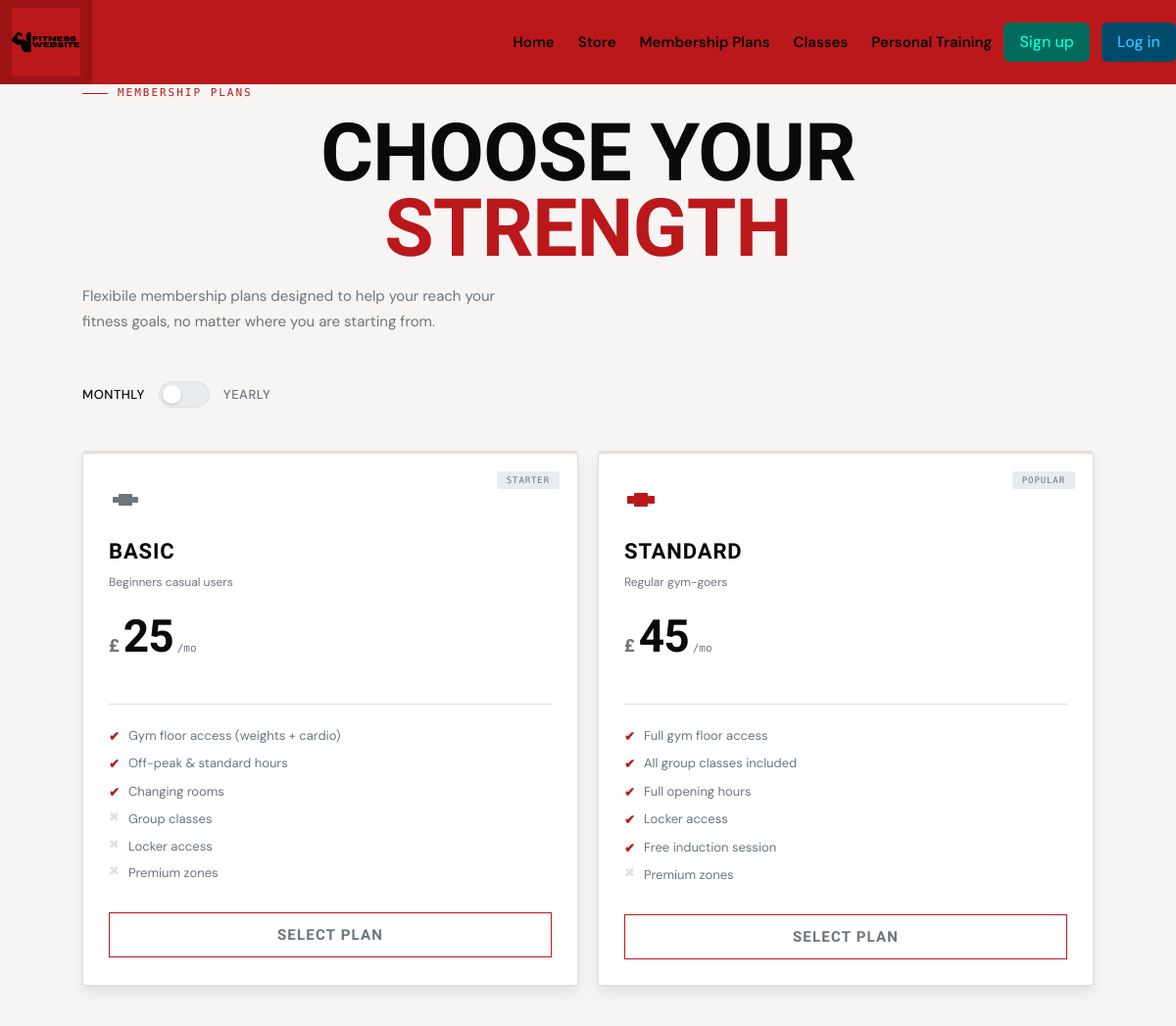
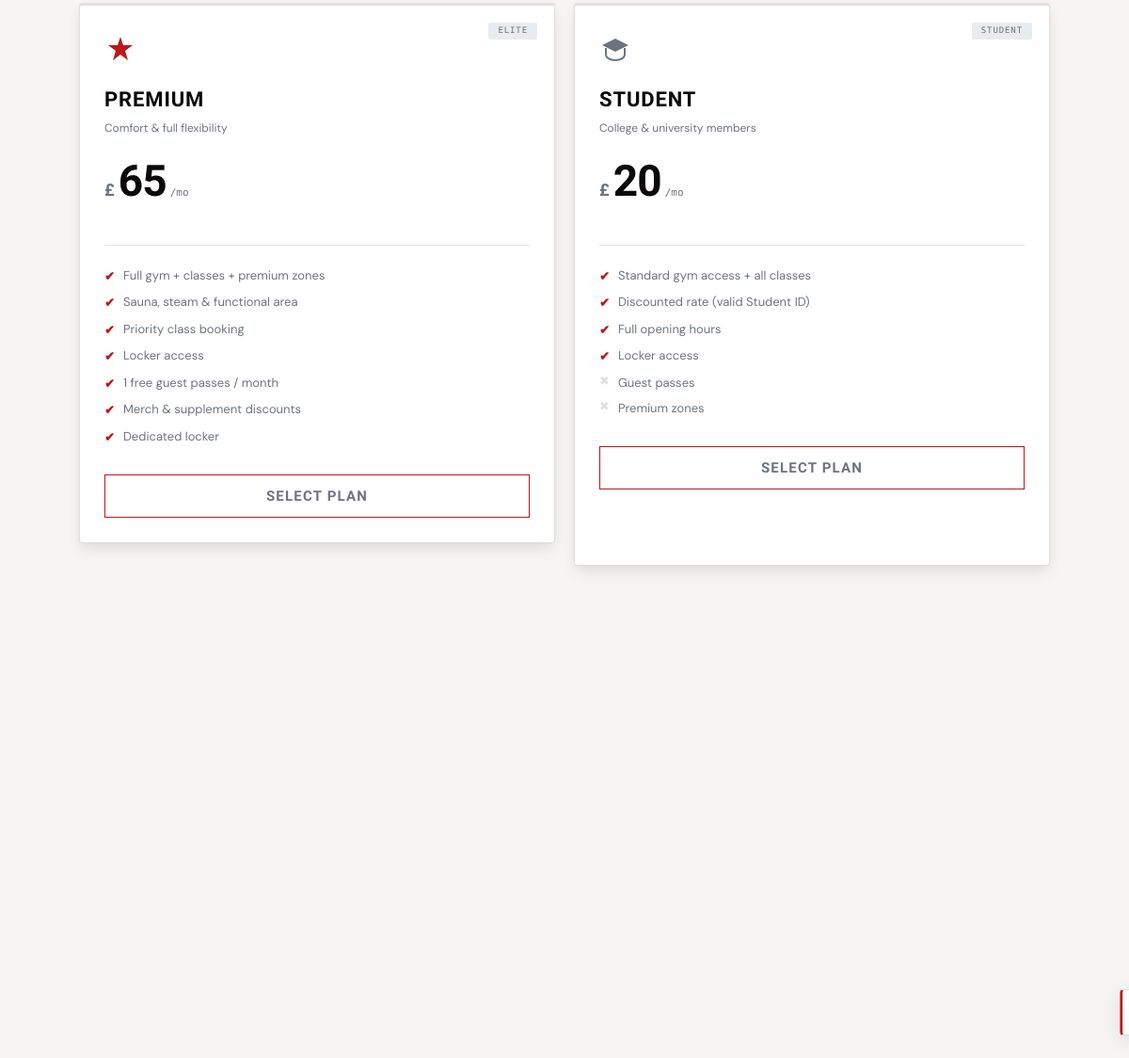
The page /memberships on the database its author committed (2 pictures, top to bottom).
### tables this page shows
CREATE TABLE "Membership_table"(Membership_id Integer Primary Key Autoincrement, "Tag" Text, "Card Name" Text, `Sub-Card` TEXT, `Price` Text, Description Text, `Icons` TEXT);

### app.py (the view)
@app.route("/memberships")
def membership():
    con, cur = database_connection()
    cur.execute("Select * from Membership_table")
    memberships = cur.fetchall()
    con.close()
    cards = memberships
    return render_template("membership_page.html", cards=cards)

### app.py (called while the page is built)
def database_connection():
    con = sqlite3.connect("Fitness.db")
    cur = con.cursor()
    return con, cur

### templates/membership_page.html (shortened to what this page needs)
{% extends "base.html" %}
{% block head %}
    <link rel="stylesheet" href="{{ url_for('static', filename='membership_plans_style.css') }}">
{% endblock %}
{% block content %}
        <div class="wrap">
            <div class="intro">
                <div class="intro-tag">Membership Plans</div>
                <h1>Choose Your<br><strong>Strength</strong></h1>
                <p>Flexibile membership plans designed to help your reach your fitness goals, no matter where you are starting from.</p>
            </div>
            <div class="cycle-row">
                <span class="cycle-lbl on" id="lbl-mo" onclick="setYearly(false)">Monthly</span>
                <label class="switch">
                    <div class="track"><div class="thumb"></div></div>
                </label>
                <span class="cycle-lbl" id="lbl-yr" onclick="setYearly(true)">Yearly</span>
            </div>
             <div class="grid">
                {% for card in cards %}
                    {% set key = card[2].lower().replace(' ', '-') %}
                    <div class="card" data-key="{{key}}" onclick="pick('{{key}}')">
                        <div class="icon">
                            {{card[-1] | safe}}
                        </div>
                        <span class="tag tag-plain">{{card[1]}}</span>
                        <div class="card-name">{{card[2]}}</div>
                        <div class="card-sub">{{card[3]}}</div>
                        <div class="price-row">
                            <span class="currency">£</span>
                            <span class="amount" id="p-{{key}}">222</span>
                            <span class="per">/mo</span>
                        </div>
                        <div class="saving-note" id="n-{{key}}">&nbsp;</div>
                        <div class="rule"></div>
                        <ul class="features">
                            {{card[5] | safe}}
                        </ul>
                        <button class="btn" id="b-{{key}}">Select Plan</button>
                    </div>
                {% endfor %}
             </div>
        </div>
        <div class="toast" id="toast">
        </div>
{% endblock %}

### templates/base.html (shortened to what this page needs)
<!DOCTYPE html>
<html lang="en">
<head>
    <link rel="stylesheet" href="https://cdn.jsdelivr.net/npm/bulma@1.0.4/css/bulma.min.css">
    <link rel="stylesheet" href="{{ url_for('static', filename='base.css')}}">
    {% block head %}{% endblock %}
</head>
<body>
    <nav class="navbar" role="navigation" aria-label="main navigation" style="background-color: var(--red) !important;">
      <div class="navbar-brand">
        <a class="navbar-item logo-item" href="{{ url_for('home') }}">
            <img src="{{ url_for('static', filename='images/logo.png')}}">
        </a>
      </div>
      <div id="navbarBasicExample" class="navbar-menu">
        <div class="navbar-end navbar-section">
            <a class="navbar-item" href="{{url_for('home')}}" style="color: var(--ink) !important;">
              <strong>Home</strong>
            </a>
            <a class="navbar-item" style="color: var(--ink) !important;">
              <strong>Store</strong>
            </a>
            <a class="navbar-item" href="{{ url_for('membership') }}" style="color: var(--ink) !important;">
              <strong>Membership Plans</strong>
            </a>
            <a class="navbar-item" style="color: var(--ink) !important;">
              <strong>Classes</strong>
            </a>
            <a class="navbar-item" style="color: var(--ink) !important;">
              <strong>Personal Training</strong>
            </a>
            {% if current_user.is_authenticated %}
                <button class="buttons">
                    <a class="button is-dark is-info" href="">
                        <span class="material-symbols-outlined" >
                            account_circle
                        </span>
                    </a>
                    <a class="button is-danger is-dark" href="{{ url_for('logout') }}">
                        log out
                    </a>
                </button>
            {% else %}
                <div class="buttons">
                  <a class="button is-primary is-dark" href="{{ url_for('sign_up') }}">
                    Sign up
                  </a>
                  <a class="button is-info is-dark" href="{{ url_for('login') }}">
                    Log in
                  </a>
                </div>
            {% endif %}
        </div>
      </div>
    </nav>
    {% block content %}{% endblock %}
</body>
</html>

### static/base.css (style rules this page uses)
:root { --red: #BA181B; --white: #FFFFFF; --gray: #6C757D; --red-hover: #9b1315; --gray-light: #e9ecef; --ink: #0B090A; --surface: #F7F5F4; --card-bg: #FFFFFF; --border: #e2dfdd; --heading: 'Barlow Condensed', sans-serif; --body: 'DM Sans', sans-serif; --mono: 'DM Mono', monospace; --ease: 0.22s cubic-bezier(0.4, 0, 0.2, 1); --radius: 4px; }
*, *::before, *::after { box-sizing: border-box; margin: 0; padding: 0; }
html { scroll-behavior: smooth; }
body { font-family: var(--body); color: var(--ink); background: var(--surface); line-height: 1.65; font-size: 15px; }
.navbar-item img { max-height: none !important; height: 70px; }

### rows shown on the page
Membership_table: Tag "STARTER", Card Name "BASIC", card "Beginners casual users", Description "✔︎ Gym floor access (weights + cardio) ✔︎ Off-peak & standard hours ✔︎ Changing rooms ✖︎ Group classes ✖︎ Locker access ✖︎ Premium zones"
Membership_table: Tag "POPULAR", Card Name "STANDARD", card "Regular gym-goers", Description "✔︎ Full gym floor access ✔︎ All group classes included ✔︎ Full opening hours ✔︎ Locker access ✔︎ Free induction session ✖︎ Premium zones"
Membership_table: Tag "ELITE", Card Name "PREMIUM", card "Comfort & full flexibility", Description "✔︎ Full gym + classes + premium zones ✔︎ Sauna, steam & functional area ✔︎ Priority class booking ✔︎ Locker access ✔︎ 1 free guest passes / month ✔︎ Merch & supplement discounts ✔︎ Dedicated locker"
Membership_table: Tag "STUDENT", Card Name "STUDENT", card "College & university members", Description "✔︎ Standard gym access + all classes ✔︎ Discounted rate (valid Student ID) ✔︎ Full opening hours ✔︎ Locker access ✖︎ Guest passes ✖︎ Premium zones"
